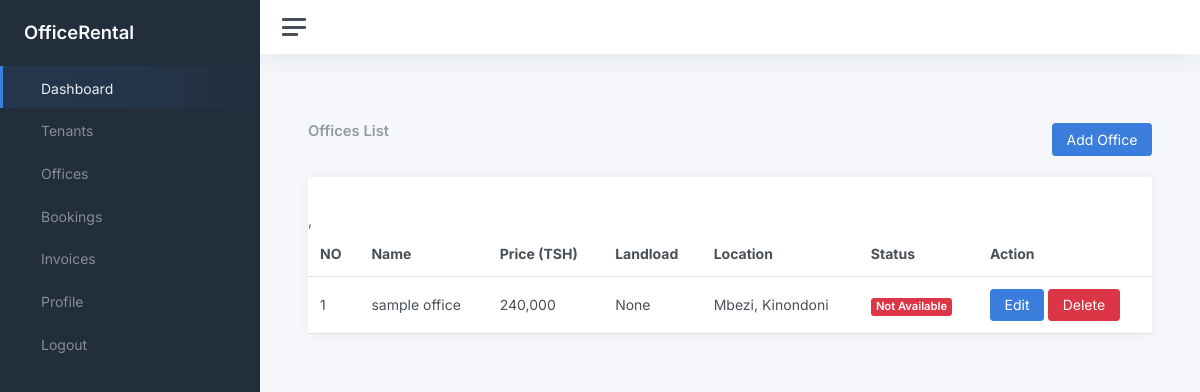
The page /offices/ (signed in) on the database as committed earlier.
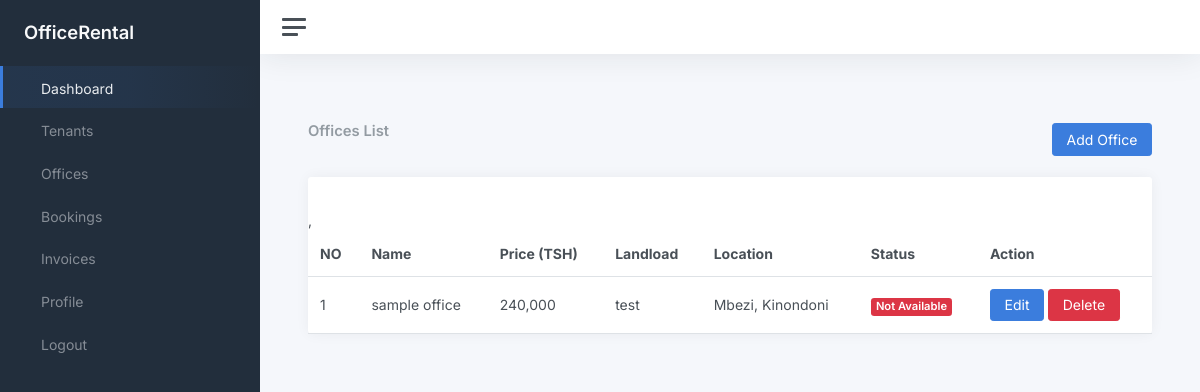
The same page on the database as committed later.
### office/models.py (models this page shows, shortened)
class Office(models.Model):
    landload = models.ForeignKey(LandLoad, null=True, blank=True, on_delete=models.CASCADE)
    name = models.CharField(max_length=200, null=True, blank=True)
    description = models.CharField(max_length=200, null=True, blank=True)
    location = models.CharField(max_length=200, null=True, blank=True)
    picture = models.ImageField(upload_to='media/office', null=True, blank=True)
    price = models.IntegerField(default=0)
    size = models.IntegerField(null=True, blank=True, default=0)
    is_available = models.BooleanField(default=False)

class LandLoad(models.Model):
    user = models.OneToOneField(User, null=True, blank=True, on_delete=models.CASCADE)
    email = models.EmailField(max_length=200, null=True, blank=True)
    name = models.CharField(max_length=200, null=True, blank=True)
    description = models.CharField(max_length=200, null=True, blank=True)
    phone_number = models.CharField(max_length=200, null=True, blank=True)
    logo = models.ImageField(upload_to='media/landloads')
    location = models.CharField(max_length=50)

### office/views.py (the view, shortened to what this page needs)
# urls.py: path('offices/', OfficeAPIView.as_view()),
@login_required
def offices(request):
    form = OfficeForm()
    if request.user.is_superuser:
         offices_list = enumerate(Office.objects.all(), start=1)
    else:
        offices_list = enumerate(Office.objects.filter(landload = request.user.landload), start=1)
    print(offices_list)
    context = {'form': form, 'offices_list': offices_list}
    return render(request, 'office/offices.html', context)

### templates/office/offices.html (shortened to what this page needs)
{% extends 'snippets/base.html' %}
{% block content %}
{% load static %}
 {% load   humanize %}
<div class="wrapper">
  {% include "snippets/sidebar.html" %}
  <main class="content">
    <div class="container-fluid p-0">
      <br />
      <div class="d-flex justify-content-between">
        <h5 class="card-title mb-0">Offices List</h5>
        {% if request.user.is_superuser == False %}
        <div class="page-btn">
          <button
            type="button"
            class="btn btn-end btn-primary"
            data-bs-toggle="modal"
            data-bs-target="#exampleModal"
          >
            Add Office
          </button>
        </div>
        {% endif %}
      </div>
      <br />
      <div class="row">
        <div class="col-12 col-lg-12 col-xxl-9 d-flex">
          <div class="card flex-fill">
            <div class="card-header"></div>
            <table class="table table-hover my-0">
              <thead>
                <tr>
                  <th>NO</th>
                  <th class="d-none d-xl-table-cell">Name</th>
                  <th class="d-none d-xl-table-cell">Price (TSH)</th>
                  <th>Landload</th>
                  <th>Location</th>
                  <th class="d-none d-md-table-cell">Status</th>
                  <th>Action</th>
                </tr>
              </thead>
              <tbody>
                {% for no, office in offices_list %}
                <tr>
                  <td>{{no}}</td>
                  <td class="d-none d-xl-table-cell">{{office.name}}</td>
                  <td class="d-none d-xl-table-cell">
                    {{office.price | intcomma}}
                  </td>
                  <td class="d-none d-xl-table-cell">
                    {{office.landload.name}}
                  </td>
                  <td class="d-none d-md-table-cell">{{office.location}}</td>
                  , {% if office.is_available %}
                  <td><span class="badge bg-success">Available</span></td>
                  {% else %}
                  <td><span class="badge bg-danger">Not Available</span></td>
                  {% endif %}
                  <td>
                    <button class="btn btn-primary">
                      <a class="text-white" href="">Edit</a>
                    </button>
                    <button class="btn btn-danger">
                      <a class="text-white" href="">Delete</a>
                    </button>
                  </td>
                </tr>
                {% endfor %}
              </tbody>
            </table>
          </div>
        </div>
      </div>
    </div>
  </main>
    {% endblock %}

### templates/snippets/base.html (shortened to what this page needs)
<!DOCTYPE html>
<html lang="en">
<head>
	{% load static %}
	<link href="https://cdn.jsdelivr.net/npm/bootstrap@5.0.2/dist/css/bootstrap.min.css" rel="stylesheet">
	<link rel="stylesheet" href="{%  static 'office/css/app.css' %}">
</head>
<body>
    {% block content %}
    {% endblock  %}
</body>
</html>

### templates/snippets/sidebar.html (shortened to what this page needs)
{% load static %}
<nav id="sidebar" class="sidebar js-sidebar">
    <div class="sidebar-content js-simplebar">
        <a class="sidebar-brand" href="index.html">
  <span class="align-middle">OfficeRental</span>
</a>
        <ul class="sidebar-nav">
            <li class="sidebar-item active">
                <a class="sidebar-link" href="{% url 'office:dashboard' %}">
       <span class="align-middle">Dashboard</span>
    </a>
            </li>
            <li class="sidebar-item">
                <a class="sidebar-link" href="{% url 'office:tenants' %}">
       <span class="align-middle">Tenants</span>
    </a>
            </li>
            <li class="sidebar-item">
                <a class="sidebar-link" href="{% url 'office:offices' %}">
       <span class="align-middle">Offices</span>
    </a>
            </li>
            <li class="sidebar-item">
                <a class="sidebar-link" href="{% url 'office:bookings' %}">
       <span class="align-middle">Bookings</span>
    </a>
            </li>
            <li class="sidebar-item">
                <a class="sidebar-link" href="{% url 'office:invoices' %}">
       <span class="align-middle">Invoices</span>
    </a>
            </li>
            <li class="sidebar-item">
                <a class="sidebar-link" href="{% url 'office:profile' %}">
       <span class="align-middle">Profile</span>
    </a>
            </li>
            <li class="sidebar-item">
                <a class="sidebar-link" href="{% url 'office:logout' %}">
       <span class="align-middle">Logout</span>
    </a>
            </li>
        </ul>
    </div>
</nav>
<div class="main">
    <nav class="navbar navbar-expand navbar-light navbar-bg">
        <a class="sidebar-toggle js-sidebar-toggle">
  <i class="hamburger align-self-center"></i>
</a>
    </nav>

Rows that differ between the two databases and show on the page:
changed through a linked row, Office "sample office": landload.name "None" → "test"
